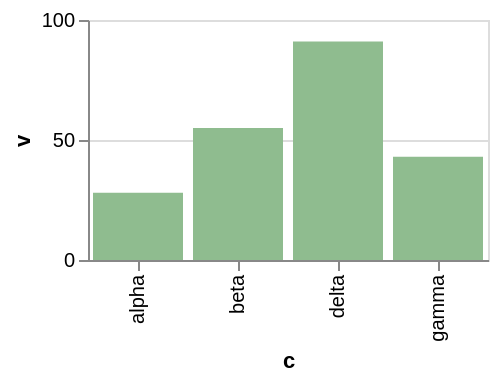

The Vega-Lite source for this figure:
### Vega-Lite specification from a JSON file in a GitHub repository (floating-point values rounded to 4 significant figures)
{"$schema": "https://vega.github.io/schema/vega-lite/v6.json", "width": 200, "height": 120, "data": {"values": [{"c": "alpha", "v": 28, "w": 3, "t": "2024-01-07"}, {"c": "beta", "v": 55, "w": 7, "t": "2024-03-19"}, {"c": "gamma", "v": 43, "w": 5, "t": "2024-06-02"}, {"c": "delta", "v": 91, "w": 9, "t": "2024-09-11"}]}, "mark": {"type": "bar", "fill": "darkseagreen"}, "encoding": {"x": {"field": "c", "type": "nominal"}, "y": {"field": "v", "type": "quantitative"}}}
